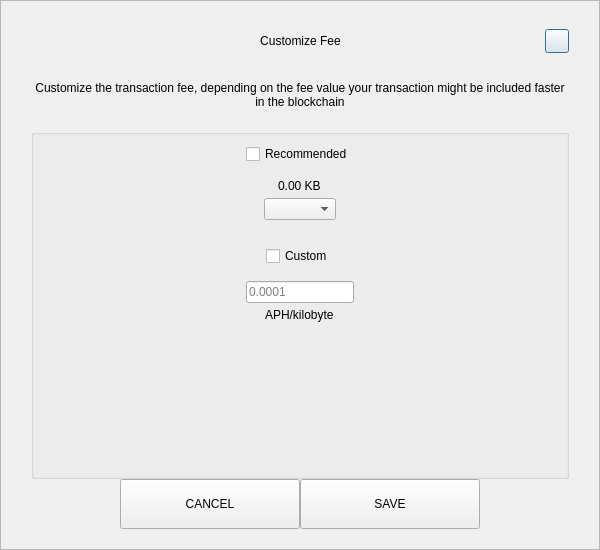
<?xml version="1.0" encoding="UTF-8"?>
<ui version="4.0">
 <class>SendCustomFeeDialog</class>
 <widget class="QDialog" name="SendCustomFeeDialog">
  <property name="geometry">
   <rect>
    <x>0</x>
    <y>0</y>
    <width>600</width>
    <height>550</height>
   </rect>
  </property>
  <property name="windowTitle">
   <string>Form</string>
  </property>
  <layout class="QVBoxLayout" name="verticalLayout_3">
   <property name="spacing">
    <number>0</number>
   </property>
   <property name="leftMargin">
    <number>0</number>
   </property>
   <property name="topMargin">
    <number>0</number>
   </property>
   <property name="rightMargin">
    <number>0</number>
   </property>
   <property name="bottomMargin">
    <number>0</number>
   </property>
   <item>
    <widget class="QFrame" name="frame">
     <property name="styleSheet">
      <string notr="true"/>
     </property>
     <property name="frameShape">
      <enum>QFrame::StyledPanel</enum>
     </property>
     <property name="frameShadow">
      <enum>QFrame::Raised</enum>
     </property>
     <layout class="QVBoxLayout" name="verticalLayout_2">
      <property name="spacing">
       <number>0</number>
      </property>
      <property name="leftMargin">
       <number>30</number>
      </property>
      <property name="topMargin">
       <number>20</number>
      </property>
      <property name="rightMargin">
       <number>30</number>
      </property>
      <property name="bottomMargin">
       <number>20</number>
      </property>
      <item>
       <layout class="QHBoxLayout" name="horizontalLayout_3">
        <property name="spacing">
         <number>0</number>
        </property>
        <item>
         <spacer name="horizontalSpacer_21">
          <property name="orientation">
           <enum>Qt::Horizontal</enum>
          </property>
          <property name="sizeHint" stdset="0">
           <size>
            <width>40</width>
            <height>20</height>
           </size>
          </property>
         </spacer>
        </item>
        <item>
         <widget class="QLabel" name="labelTitle">
          <property name="minimumSize">
           <size>
            <width>0</width>
            <height>40</height>
           </size>
          </property>
          <property name="maximumSize">
           <size>
            <width>16777215</width>
            <height>40</height>
           </size>
          </property>
          <property name="styleSheet">
           <string notr="true">padding-left:24px;</string>
          </property>
          <property name="text">
           <string>Customize Fee</string>
          </property>
          <property name="alignment">
           <set>Qt::AlignCenter</set>
          </property>
          <property name="margin">
           <number>7</number>
          </property>
         </widget>
        </item>
        <item>
         <spacer name="horizontalSpacer">
          <property name="orientation">
           <enum>Qt::Horizontal</enum>
          </property>
          <property name="sizeHint" stdset="0">
           <size>
            <width>40</width>
            <height>20</height>
           </size>
          </property>
         </spacer>
        </item>
        <item>
         <widget class="QPushButton" name="btnEsc">
          <property name="minimumSize">
           <size>
            <width>24</width>
            <height>24</height>
           </size>
          </property>
          <property name="maximumSize">
           <size>
            <width>24</width>
            <height>24</height>
           </size>
          </property>
          <property name="text">
           <string/>
          </property>
         </widget>
        </item>
       </layout>
      </item>
      <item>
       <spacer name="verticalSpacer_2">
        <property name="orientation">
         <enum>Qt::Vertical</enum>
        </property>
        <property name="sizeType">
         <enum>QSizePolicy::Fixed</enum>
        </property>
        <property name="sizeHint" stdset="0">
         <size>
          <width>20</width>
          <height>20</height>
         </size>
        </property>
       </spacer>
      </item>
      <item>
       <widget class="QLabel" name="labelMessage">
        <property name="text">
         <string>Customize the transaction fee, depending on the fee value your transaction might be included faster in the blockchain</string>
        </property>
        <property name="alignment">
         <set>Qt::AlignCenter</set>
        </property>
        <property name="wordWrap">
         <bool>true</bool>
        </property>
       </widget>
      </item>
      <item>
       <spacer name="verticalSpacer_3">
        <property name="orientation">
         <enum>Qt::Vertical</enum>
        </property>
        <property name="sizeType">
         <enum>QSizePolicy::Fixed</enum>
        </property>
        <property name="sizeHint" stdset="0">
         <size>
          <width>20</width>
          <height>20</height>
         </size>
        </property>
       </spacer>
      </item>
      <item>
       <widget class="QGroupBox" name="groupBox">
        <property name="title">
         <string/>
        </property>
        <layout class="QVBoxLayout" name="verticalLayout">
         <property name="leftMargin">
          <number>12</number>
         </property>
         <property name="rightMargin">
          <number>12</number>
         </property>
         <item>
          <layout class="QVBoxLayout" name="verticalLayout_4">
           <property name="spacing">
            <number>5</number>
           </property>
           <item alignment="Qt::AlignHCenter">
            <widget class="QCheckBox" name="checkBoxRecommended">
             <property name="text">
              <string>Recommended</string>
             </property>
            </widget>
           </item>
           <item>
            <spacer name="verticalSpacer_5">
             <property name="orientation">
              <enum>Qt::Vertical</enum>
             </property>
             <property name="sizeType">
              <enum>QSizePolicy::Fixed</enum>
             </property>
             <property name="sizeHint" stdset="0">
              <size>
               <width>20</width>
               <height>10</height>
              </size>
             </property>
            </spacer>
           </item>
           <item alignment="Qt::AlignHCenter">
            <widget class="QLabel" name="labelFee">
             <property name="text">
              <string>0.00 KB</string>
             </property>
            </widget>
           </item>
           <item alignment="Qt::AlignHCenter">
            <widget class="QComboBox" name="comboBoxRecommended"/>
           </item>
          </layout>
         </item>
         <item>
          <spacer name="verticalSpacer">
           <property name="orientation">
            <enum>Qt::Vertical</enum>
           </property>
           <property name="sizeType">
            <enum>QSizePolicy::Fixed</enum>
           </property>
           <property name="sizeHint" stdset="0">
            <size>
             <width>20</width>
             <height>20</height>
            </size>
           </property>
          </spacer>
         </item>
         <item>
          <layout class="QVBoxLayout" name="verticalLayout_5">
           <property name="spacing">
            <number>5</number>
           </property>
           <item alignment="Qt::AlignHCenter">
            <widget class="QCheckBox" name="checkBoxCustom">
             <property name="text">
              <string>Custom</string>
             </property>
            </widget>
           </item>
           <item>
            <spacer name="verticalSpacer_6">
             <property name="orientation">
              <enum>Qt::Vertical</enum>
             </property>
             <property name="sizeType">
              <enum>QSizePolicy::Fixed</enum>
             </property>
             <property name="sizeHint" stdset="0">
              <size>
               <width>20</width>
               <height>10</height>
              </size>
             </property>
            </spacer>
           </item>
           <item alignment="Qt::AlignHCenter">
            <widget class="QLineEdit" name="lineEditCustomFee">
             <property name="placeholderText">
              <string notr="true">0.0001</string>
             </property>
            </widget>
           </item>
           <item alignment="Qt::AlignHCenter">
            <widget class="QLabel" name="labelCustomFee">
             <property name="text">
              <string>APH/kilobyte</string>
             </property>
            </widget>
           </item>
          </layout>
         </item>
         <item>
          <spacer name="verticalSpacer_4">
           <property name="orientation">
            <enum>Qt::Vertical</enum>
           </property>
           <property name="sizeHint" stdset="0">
            <size>
             <width>20</width>
             <height>40</height>
            </size>
           </property>
          </spacer>
         </item>
        </layout>
       </widget>
      </item>
      <item>
       <layout class="QHBoxLayout" name="horizontalLayout" stretch="1,2,2,1">
        <item>
         <spacer name="horizontalSpacer1">
          <property name="orientation">
           <enum>Qt::Horizontal</enum>
          </property>
          <property name="sizeHint" stdset="0">
           <size>
            <width>40</width>
            <height>20</height>
           </size>
          </property>
         </spacer>
        </item>
        <item>
         <widget class="QPushButton" name="btnCancel">
          <property name="minimumSize">
           <size>
            <width>180</width>
            <height>50</height>
           </size>
          </property>
          <property name="focusPolicy">
           <enum>Qt::NoFocus</enum>
          </property>
          <property name="text">
           <string>CANCEL</string>
          </property>
         </widget>
        </item>
        <item>
         <widget class="QPushButton" name="btnSave">
          <property name="minimumSize">
           <size>
            <width>180</width>
            <height>50</height>
           </size>
          </property>
          <property name="focusPolicy">
           <enum>Qt::NoFocus</enum>
          </property>
          <property name="text">
           <string>SAVE</string>
          </property>
         </widget>
        </item>
        <item>
         <spacer name="horizontalSpacer_2">
          <property name="orientation">
           <enum>Qt::Horizontal</enum>
          </property>
          <property name="sizeHint" stdset="0">
           <size>
            <width>40</width>
            <height>20</height>
           </size>
          </property>
         </spacer>
        </item>
       </layout>
      </item>
     </layout>
    </widget>
   </item>
  </layout>
 </widget>
 <resources/>
 <connections/>
</ui>
